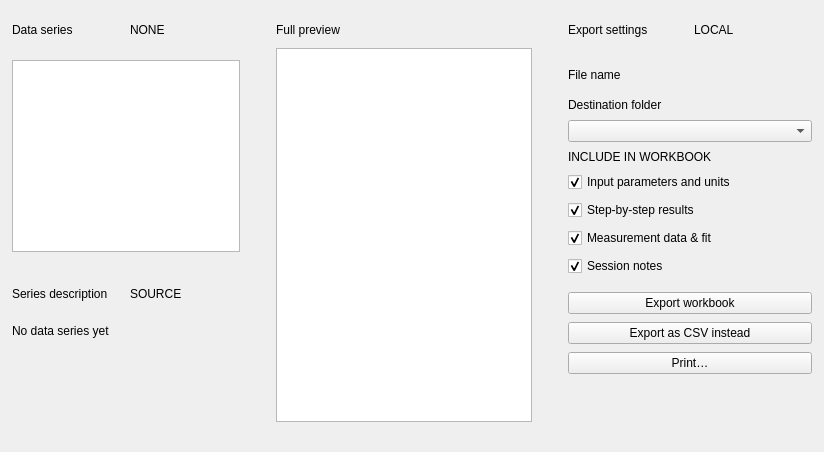
<?xml version='1.0' encoding='UTF-8'?>
<ui version="4.0">
 <class>ExportPage</class>
 <widget class="QWidget" name="ExportPage">
  <layout class="QVBoxLayout" name="exportPageLayout">
   <property name="spacing">
    <number>12</number>
   </property>
   <property name="leftMargin">
    <number>0</number>
   </property>
   <property name="topMargin">
    <number>0</number>
   </property>
   <property name="rightMargin">
    <number>0</number>
   </property>
   <property name="bottomMargin">
    <number>0</number>
   </property>
   <item>
    <widget class="QWidget" name="exportModesHost">
     <layout class="QVBoxLayout" name="exportModesLayout">
      <property name="spacing">
       <number>0</number>
      </property>
      <property name="leftMargin">
       <number>0</number>
      </property>
      <property name="topMargin">
       <number>0</number>
      </property>
      <property name="rightMargin">
       <number>0</number>
      </property>
      <property name="bottomMargin">
       <number>0</number>
      </property>
     </layout>
    </widget>
   </item>
   <item stretch="1">
    <widget class="QStackedWidget" name="exportWorkspace">
     <widget class="QWidget" name="dataPane">
      <layout class="QHBoxLayout" name="dataPaneLayout">
       <property name="spacing">
        <number>12</number>
       </property>
       <property name="leftMargin">
        <number>0</number>
       </property>
       <property name="topMargin">
        <number>0</number>
       </property>
       <property name="rightMargin">
        <number>0</number>
       </property>
       <property name="bottomMargin">
        <number>0</number>
       </property>
       <item>
        <widget class="QWidget" name="seriesColumn">
         <property name="minimumSize">
          <size>
           <width>252</width>
           <height>0</height>
          </size>
         </property>
         <property name="maximumSize">
          <size>
           <width>252</width>
           <height>16777215</height>
          </size>
         </property>
         <layout class="QVBoxLayout" name="seriesColumnLayout">
          <property name="spacing">
           <number>12</number>
          </property>
          <property name="leftMargin">
           <number>0</number>
          </property>
          <property name="topMargin">
           <number>0</number>
          </property>
          <property name="rightMargin">
           <number>0</number>
          </property>
          <property name="bottomMargin">
           <number>0</number>
          </property>
          <item stretch="3">
           <widget class="QFrame" name="seriesPanel">
            <property name="frameShape">
             <enum>QFrame::NoFrame</enum>
            </property>
            <layout class="QVBoxLayout" name="seriesPanelLayout">
             <property name="spacing">
              <number>0</number>
             </property>
             <property name="leftMargin">
              <number>0</number>
             </property>
             <property name="topMargin">
              <number>0</number>
             </property>
             <property name="rightMargin">
              <number>0</number>
             </property>
             <property name="bottomMargin">
              <number>0</number>
             </property>
             <item>
              <widget class="QFrame" name="seriesHeader">
               <property name="minimumSize">
                <size>
                 <width>0</width>
                 <height>36</height>
                </size>
               </property>
               <property name="frameShape">
                <enum>QFrame::NoFrame</enum>
               </property>
               <layout class="QHBoxLayout" name="seriesHeaderLayout">
                <property name="spacing">
                 <number>8</number>
                </property>
                <property name="leftMargin">
                 <number>12</number>
                </property>
                <property name="topMargin">
                 <number>4</number>
                </property>
                <property name="rightMargin">
                 <number>12</number>
                </property>
                <property name="bottomMargin">
                 <number>4</number>
                </property>
                <item stretch="1">
                 <widget class="QLabel" name="seriesTitle">
                  <property name="text">
                   <string>Data series</string>
                  </property>
                  <property name="wordWrap">
                   <bool>true</bool>
                  </property>
                 </widget>

                </item>
                <item>
                 <widget class="QLabel" name="seriesMeta">
                  <property name="text">
                   <string>NONE</string>
                  </property>
                  <property name="wordWrap">
                   <bool>true</bool>
                  </property>
                  <property name="layoutDirection">
                   <enum>Qt::LeftToRight</enum>
                  </property>
                 </widget>
                </item>
               </layout>
              </widget>
             </item>
             <item stretch="1">
              <widget class="QWidget" name="seriesBody">
               <layout class="QVBoxLayout" name="seriesBodyLayout">
                <property name="spacing">
                 <number>8</number>
                </property>
                <property name="leftMargin">
                 <number>12</number>
                </property>
                <property name="topMargin">
                 <number>12</number>
                </property>
                <property name="rightMargin">
                 <number>12</number>
                </property>
                <property name="bottomMargin">
                 <number>12</number>
                </property>
                <item stretch="1">
                 <widget class="QListWidget" name="seriesList">
                  <property name="minimumSize">
                   <size>
                    <width>0</width>
                    <height>150</height>
                   </size>
                  </property>
                 </widget>

                </item>
               </layout>
              </widget>

             </item>
            </layout>
           </widget>

          </item>
          <item stretch="2">
           <widget class="QFrame" name="descriptionPanel">
            <property name="frameShape">
             <enum>QFrame::NoFrame</enum>
            </property>
            <layout class="QVBoxLayout" name="descriptionPanelLayout">
             <property name="spacing">
              <number>0</number>
             </property>
             <property name="leftMargin">
              <number>0</number>
             </property>
             <property name="topMargin">
              <number>0</number>
             </property>
             <property name="rightMargin">
              <number>0</number>
             </property>
             <property name="bottomMargin">
              <number>0</number>
             </property>
             <item>
              <widget class="QFrame" name="descriptionHeader">
               <property name="minimumSize">
                <size>
                 <width>0</width>
                 <height>36</height>
                </size>
               </property>
               <property name="frameShape">
                <enum>QFrame::NoFrame</enum>
               </property>
               <layout class="QHBoxLayout" name="descriptionHeaderLayout">
                <property name="spacing">
                 <number>8</number>
                </property>
                <property name="leftMargin">
                 <number>12</number>
                </property>
                <property name="topMargin">
                 <number>4</number>
                </property>
                <property name="rightMargin">
                 <number>12</number>
                </property>
                <property name="bottomMargin">
                 <number>4</number>
                </property>
                <item stretch="1">
                 <widget class="QLabel" name="descriptionTitle">
                  <property name="text">
                   <string>Series description</string>
                  </property>
                  <property name="wordWrap">
                   <bool>true</bool>
                  </property>
                 </widget>

                </item>
                <item>
                 <widget class="QLabel" name="descriptionMeta">
                  <property name="text">
                   <string>SOURCE</string>
                  </property>
                  <property name="layoutDirection">
                   <enum>Qt::LeftToRight</enum>
                  </property>
                 </widget>
                </item>
               </layout>
              </widget>
             </item>
             <item stretch="1">
              <widget class="QWidget" name="descriptionBody">
               <layout class="QVBoxLayout" name="descriptionBodyLayout">
                <property name="spacing">
                 <number>6</number>
                </property>
                <property name="leftMargin">
                 <number>12</number>
                </property>
                <property name="topMargin">
                 <number>12</number>
                </property>
                <property name="rightMargin">
                 <number>12</number>
                </property>
                <property name="bottomMargin">
                 <number>12</number>
                </property>
                <item>
                 <widget class="QLabel" name="descriptionName">
                  <property name="text">
                   <string>No data series yet</string>
                  </property>
                  <property name="wordWrap">
                   <bool>true</bool>
                  </property>
                 </widget>
                </item>
                <item>
                 <widget class="QLabel" name="descriptionText">
                  <property name="text">
                   <string />
                  </property>
                  <property name="wordWrap">
                   <bool>true</bool>
                  </property>
                 </widget>
                </item>
                <item>
                 <widget class="QLabel" name="descriptionNote">
                  <property name="text">
                   <string />
                  </property>
                  <property name="wordWrap">
                   <bool>true</bool>
                  </property>
                 </widget>
                </item>
                <item>
                 <spacer name="descriptionSmallSpacer">
                  <property name="orientation">
                   <enum>Qt::Vertical</enum>
                  </property>
                  <property name="sizeHint" stdset="0">
                   <size>
                    <width>20</width>
                    <height>2</height>
                   </size>
                  </property>
                 </spacer>
                </item>
                <item>
                 <widget class="QLabel" name="descriptionColumns">
                  <property name="text">
                   <string />
                  </property>
                  <property name="wordWrap">
                   <bool>true</bool>
                  </property>
                 </widget>
                </item>
                <item>
                 <spacer name="descriptionBodySpacer">
                  <property name="orientation">
                   <enum>Qt::Vertical</enum>
                  </property>
                  <property name="sizeHint" stdset="0">
                   <size>
                    <width>20</width>
                    <height>40</height>
                   </size>
                  </property>
                 </spacer>
                </item>
               </layout>
              </widget>

             </item>
            </layout>
           </widget>

          </item>
         </layout>
        </widget>
       </item>
       <item>
        <widget class="QWidget" name="previewColumn">
         <layout class="QVBoxLayout" name="previewColumnLayout">
          <property name="spacing">
           <number>12</number>
          </property>
          <property name="leftMargin">
           <number>0</number>
          </property>
          <property name="topMargin">
           <number>0</number>
          </property>
          <property name="rightMargin">
           <number>0</number>
          </property>
          <property name="bottomMargin">
           <number>0</number>
          </property>
          <item stretch="1">
           <widget class="QFrame" name="previewPanel">
            <property name="frameShape">
             <enum>QFrame::NoFrame</enum>
            </property>
            <layout class="QVBoxLayout" name="previewPanelLayout">
             <property name="spacing">
              <number>0</number>
             </property>
             <property name="leftMargin">
              <number>0</number>
             </property>
             <property name="topMargin">
              <number>0</number>
             </property>
             <property name="rightMargin">
              <number>0</number>
             </property>
             <property name="bottomMargin">
              <number>0</number>
             </property>
             <item>
              <widget class="QFrame" name="previewHeader">
               <property name="minimumSize">
                <size>
                 <width>0</width>
                 <height>36</height>
                </size>
               </property>
               <property name="frameShape">
                <enum>QFrame::NoFrame</enum>
               </property>
               <layout class="QHBoxLayout" name="previewHeaderLayout">
                <property name="spacing">
                 <number>8</number>
                </property>
                <property name="leftMargin">
                 <number>12</number>
                </property>
                <property name="topMargin">
                 <number>4</number>
                </property>
                <property name="rightMargin">
                 <number>12</number>
                </property>
                <property name="bottomMargin">
                 <number>4</number>
                </property>
                <item stretch="1">
                 <widget class="QLabel" name="previewTitle">
                  <property name="text">
                   <string>Full preview</string>
                  </property>
                  <property name="wordWrap">
                   <bool>true</bool>
                  </property>
                 </widget>

                </item>
                <item>
                 <widget class="QLabel" name="previewMeta">
                  <property name="text">
                   <string />
                  </property>
                  <property name="wordWrap">
                   <bool>true</bool>
                  </property>
                  <property name="layoutDirection">
                   <enum>Qt::LeftToRight</enum>
                  </property>
                 </widget>
                </item>
               </layout>
              </widget>
             </item>
             <item stretch="1">
              <widget class="QWidget" name="previewBody">
               <layout class="QVBoxLayout" name="previewBodyLayout">
                <property name="spacing">
                 <number>8</number>
                </property>
                <property name="leftMargin">
                 <number>12</number>
                </property>
                <property name="topMargin">
                 <number>0</number>
                </property>
                <property name="rightMargin">
                 <number>12</number>
                </property>
                <property name="bottomMargin">
                 <number>8</number>
                </property>
                <item stretch="1">
                 <widget class="QTableWidget" name="previewTable">
                  <property name="showGrid">
                   <bool>false</bool>
                  </property>
                 </widget>

                </item>
                <item>
                 <widget class="QLabel" name="previewFoot">
                  <property name="text">
                   <string />
                  </property>
                  <property name="wordWrap">
                   <bool>true</bool>
                  </property>
                 </widget>
                </item>
               </layout>
              </widget>

             </item>
            </layout>
           </widget>

          </item>
         </layout>
        </widget>
       </item>
       <item>
        <widget class="QWidget" name="settingsColumn">
         <property name="minimumSize">
          <size>
           <width>268</width>
           <height>0</height>
          </size>
         </property>
         <property name="maximumSize">
          <size>
           <width>268</width>
           <height>16777215</height>
          </size>
         </property>
         <layout class="QVBoxLayout" name="settingsColumnLayout">
          <property name="spacing">
           <number>12</number>
          </property>
          <property name="leftMargin">
           <number>0</number>
          </property>
          <property name="topMargin">
           <number>0</number>
          </property>
          <property name="rightMargin">
           <number>0</number>
          </property>
          <property name="bottomMargin">
           <number>0</number>
          </property>
          <item>
           <widget class="QFrame" name="settingsPanel">
            <property name="frameShape">
             <enum>QFrame::NoFrame</enum>
            </property>
            <layout class="QVBoxLayout" name="settingsPanelLayout">
             <property name="spacing">
              <number>0</number>
             </property>
             <property name="leftMargin">
              <number>0</number>
             </property>
             <property name="topMargin">
              <number>0</number>
             </property>
             <property name="rightMargin">
              <number>0</number>
             </property>
             <property name="bottomMargin">
              <number>0</number>
             </property>
             <item>
              <widget class="QFrame" name="settingsHeader">
               <property name="minimumSize">
                <size>
                 <width>0</width>
                 <height>36</height>
                </size>
               </property>
               <property name="frameShape">
                <enum>QFrame::NoFrame</enum>
               </property>
               <layout class="QHBoxLayout" name="settingsHeaderLayout">
                <property name="spacing">
                 <number>8</number>
                </property>
                <property name="leftMargin">
                 <number>12</number>
                </property>
                <property name="topMargin">
                 <number>4</number>
                </property>
                <property name="rightMargin">
                 <number>12</number>
                </property>
                <property name="bottomMargin">
                 <number>4</number>
                </property>
                <item stretch="1">
                 <widget class="QLabel" name="settingsTitle">
                  <property name="text">
                   <string>Export settings</string>
                  </property>
                  <property name="wordWrap">
                   <bool>true</bool>
                  </property>
                 </widget>

                </item>
                <item>
                 <widget class="QLabel" name="settingsMeta">
                  <property name="text">
                   <string>LOCAL</string>
                  </property>
                  <property name="layoutDirection">
                   <enum>Qt::LeftToRight</enum>
                  </property>
                 </widget>
                </item>
               </layout>
              </widget>
             </item>
             <item stretch="1">
              <widget class="QWidget" name="settingsBody">
               <layout class="QVBoxLayout" name="settingsBodyLayout">
                <property name="spacing">
                 <number>8</number>
                </property>
                <property name="leftMargin">
                 <number>12</number>
                </property>
                <property name="topMargin">
                 <number>12</number>
                </property>
                <property name="rightMargin">
                 <number>12</number>
                </property>
                <property name="bottomMargin">
                 <number>12</number>
                </property>
                <item>
                 <widget class="QWidget" name="formatTabsHost">
                  <layout class="QVBoxLayout" name="formatTabsLayout">
                   <property name="spacing">
                    <number>0</number>
                   </property>
                   <property name="leftMargin">
                    <number>0</number>
                   </property>
                   <property name="topMargin">
                    <number>0</number>
                   </property>
                   <property name="rightMargin">
                    <number>0</number>
                   </property>
                   <property name="bottomMargin">
                    <number>0</number>
                   </property>
                  </layout>
                 </widget>
                </item>
                <item>
                 <widget class="QLabel" name="fileNameLabel">
                  <property name="text">
                   <string>File name</string>
                  </property>
                  <property name="wordWrap">
                   <bool>true</bool>
                  </property>
                 </widget>
                </item>
                <item>
                 <widget class="QWidget" name="fileNameHost">
                  <layout class="QVBoxLayout" name="fileNameLayout">
                   <property name="spacing">
                    <number>0</number>
                   </property>
                   <property name="leftMargin">
                    <number>0</number>
                   </property>
                   <property name="topMargin">
                    <number>0</number>
                   </property>
                   <property name="rightMargin">
                    <number>0</number>
                   </property>
                   <property name="bottomMargin">
                    <number>0</number>
                   </property>
                  </layout>
                 </widget>
                </item>
                <item>
                 <widget class="QLabel" name="folderLabel">
                  <property name="text">
                   <string>Destination folder</string>
                  </property>
                  <property name="wordWrap">
                   <bool>true</bool>
                  </property>
                 </widget>
                </item>
                <item>
                 <widget class="QComboBox" name="folderCombo" />
                </item>
                <item>
                 <widget class="QLabel" name="includeLabel">
                  <property name="text">
                   <string>INCLUDE IN WORKBOOK</string>
                  </property>
                 </widget>
                </item>
                <item>
                 <widget class="QCheckBox" name="parametersCheck">
                  <property name="text">
                   <string>Input parameters and units</string>
                  </property>
                  <property name="checked">
                   <bool>true</bool>
                  </property>
                 </widget>
                </item>
                <item>
                 <widget class="QCheckBox" name="stepsCheck">
                  <property name="text">
                   <string>Step-by-step results</string>
                  </property>
                  <property name="checked">
                   <bool>true</bool>
                  </property>
                 </widget>
                </item>
                <item>
                 <widget class="QCheckBox" name="dataCheck">
                  <property name="text">
                   <string>Measurement data &amp;&amp; fit</string>
                  </property>
                  <property name="checked">
                   <bool>true</bool>
                  </property>
                 </widget>
                </item>
                <item>
                 <widget class="QCheckBox" name="notesCheck">
                  <property name="text">
                   <string>Session notes</string>
                  </property>
                  <property name="checked">
                   <bool>true</bool>
                  </property>
                 </widget>
                </item>
                <item>
                 <widget class="QWidget" name="readyCardHost">
                  <layout class="QVBoxLayout" name="readyCardLayout">
                   <property name="spacing">
                    <number>0</number>
                   </property>
                   <property name="leftMargin">
                    <number>0</number>
                   </property>
                   <property name="topMargin">
                    <number>0</number>
                   </property>
                   <property name="rightMargin">
                    <number>0</number>
                   </property>
                   <property name="bottomMargin">
                    <number>0</number>
                   </property>
                  </layout>
                 </widget>
                </item>
                <item>
                 <widget class="QPushButton" name="primaryButton">
                  <property name="text">
                   <string>Export workbook</string>
                  </property>
                 </widget>
                </item>
                <item>
                 <widget class="QPushButton" name="secondaryButton">
                  <property name="text">
                   <string>Export as CSV instead</string>
                  </property>
                 </widget>
                </item>
                <item>
                 <widget class="QPushButton" name="printButton">
                  <property name="text">
                   <string>Print…</string>
                  </property>
                 </widget>
                </item>
                <item>
                 <spacer name="settingsSpacer">
                  <property name="orientation">
                   <enum>Qt::Vertical</enum>
                  </property>
                  <property name="sizeHint" stdset="0">
                   <size>
                    <width>20</width>
                    <height>40</height>
                   </size>
                  </property>
                 </spacer>
                </item>
               </layout>
              </widget>

             </item>
            </layout>
           </widget>
          </item>
          <item>
           <widget class="QWidget" name="recentExportHost">
            <layout class="QVBoxLayout" name="recentExportLayout">
             <property name="spacing">
              <number>0</number>
             </property>
             <property name="leftMargin">
              <number>0</number>
             </property>
             <property name="topMargin">
              <number>0</number>
             </property>
             <property name="rightMargin">
              <number>0</number>
             </property>
             <property name="bottomMargin">
              <number>0</number>
             </property>
            </layout>
           </widget>
          </item>
         </layout>
        </widget>
       </item>
      </layout>
     </widget>
    </widget>

   </item>
  </layout>
 </widget>
 <resources />
 <connections />
</ui>
